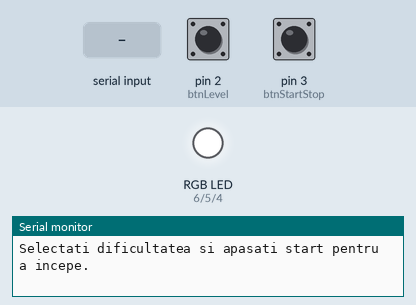
Recording of a program running on a simulated Arduino Uno, built with avr-gcc and run on an emulated ATmega328P. Parts: an RGB LED mixed from three pins (HIGH = lit), the last lines printed to the serial monitor. Inputs (shaded band) come from the test bench; at power-on: pin 3 (btnStartStop) HIGH, pin 2 (btnLevel) HIGH. Random numbers use the default seed unless the program sets one.

Above: at 1.2 s.
1.3 s: pin 3 (btnStartStop) pulled LOW for 0.15 s
At 2.2 s:
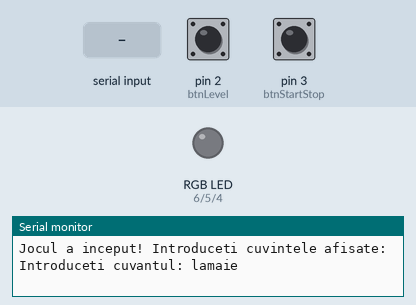
2.9 s: "1\n" received over Serial
At 3.3 s:
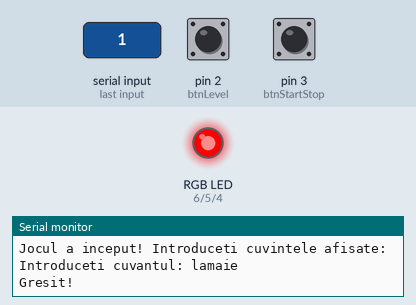
4.9 s: pin 3 (btnStartStop) pulled LOW for 1 s
At 6.2 s:
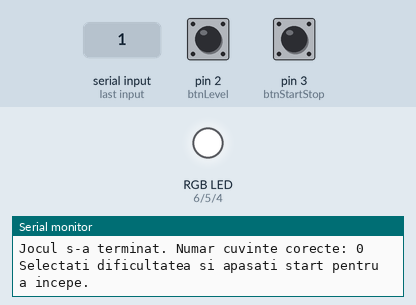
11.5 s: pin 3 (btnStartStop) pulsed LOW 5 times (0.12 s each, 0.3 s apart)
At 13.5 s:
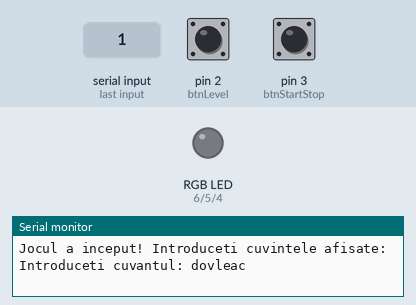
Timing chart, 0 to 44.2 s (numbered marks = the images above; inputs shaded):
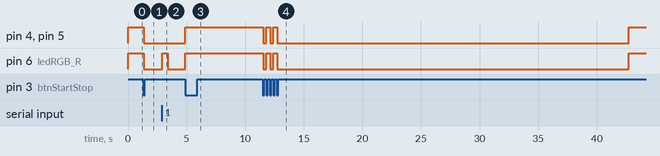

Measured:
- after the input at 1.3 s, pin 4 (ledRGB_B), pin 5 (ledRGB_G), pin 6 (ledRGB_R): HIGH → LOW after 0.06 s
- after the input at 2.9 s, pin 6 (ledRGB_R): LOW → HIGH at once, → LOW 0.50 s later
- after the input at 4.9 s, pin 4 (ledRGB_B), pin 5 (ledRGB_G), pin 6 (ledRGB_R): LOW → HIGH at once
- after the input at 11.5 s, pin 4 (ledRGB_B), pin 5 (ledRGB_G), pin 6 (ledRGB_R): goes LOW 0.24 s, HIGH 0.36 s, LOW 0.24 s, HIGH 0.36 s, LOW 30.0 s, then HIGH, starting after 0.06 s

The program:

main.cpp
```cpp
#include <Arduino.h>

// configuratia pinilor pentru LED RGB si butoane
const int ledRGB_R = 6;
const int ledRGB_G = 5;
const int ledRGB_B = 4;
const int btnStartStop = 3;
const int btnLevel = 2;

// variabile globale
bool inGame = false;
bool awaitingInput = false;
int nrCuvinte = 0;
unsigned long startMillis = 0;
const long gameDuration = 30000; // durata totala a jocului in milisecunde
long currentInterval = 5000;     // interval implicit pentru dificultate
int difficultyLevel = 0;         // 0: easy, 1: medium, 2: hard
unsigned long lastDebounceTimeStartStop = 0; // debounce pentru butonul start/stop
unsigned long lastDebounceTimeLevel = 0; // debounce pentru butonul de dificultate
const unsigned long debounceDelay = 200; // delay mai mare pentru debounce

// dictionar de cuvinte
const char* dictionar[] = {
    "mar", "banana", "cirese", "pruna", "zmeura", "strugure", "morcov",
    "cartof", "patrunjel", "ardei", "castravete", "rosie", "dovleac",
    "portocala", "pepene", "ciuperca", "lamaie", "piersica", "caisa",
    "gutui", "usturoi", "ceapa", "praz", "telina", "pastarnac", "cires"
};
const int dictSize = sizeof(dictionar) / sizeof(dictionar[0]);
String currentWord; // cuvantul curent care trebuie introdus de utilizator

// prototipuri de functii
void setLEDColor(bool red, bool green, bool blue);
void blinkLED(int times);
void startGame();
void stopGame();
void changeDifficulty();
void displayWord();
void checkInput();
void startStopISR();
void difficultyISR();

void setup() {
    pinMode(ledRGB_R, OUTPUT);
    pinMode(ledRGB_G, OUTPUT);
    pinMode(ledRGB_B, OUTPUT);
    pinMode(btnStartStop, INPUT_PULLUP);
    pinMode(btnLevel, INPUT_PULLUP);

    attachInterrupt(digitalPinToInterrupt(btnStartStop), startStopISR, FALLING);
    attachInterrupt(digitalPinToInterrupt(btnLevel), difficultyISR, FALLING);

    setLEDColor(true, true, true); // LED alb in starea initiala

    Serial.begin(9600);
    randomSeed(analogRead(0));

    Serial.println("Selectati dificultatea si apasati start pentru a incepe.");
}

void loop() {
    if (inGame) {
        unsigned long currentMillis = millis();

        // verifica durata totala a jocului
        if (currentMillis - startMillis >= gameDuration) {
            stopGame();
        } else {
            // verifica inputul de la utilizator numai cand asteptam input
            if (awaitingInput && Serial.available() > 0) {
                checkInput();
            }
        }
    }
}

void setLEDColor(bool red, bool green, bool blue) {
    digitalWrite(ledRGB_R, red ? HIGH : LOW);   // HIGH aprinde culoarea rosie
    digitalWrite(ledRGB_G, green ? HIGH : LOW); // HIGH aprinde culoarea verde
    digitalWrite(ledRGB_B, blue ? HIGH : LOW);  // HIGH aprinde culoarea albastra
}

void blinkLED(int times) {
    for (int i = 0; i < times; i++) {
        setLEDColor(true, true, true); // alb
        delay(500);
        setLEDColor(false, false, false); // stins
        delay(500);
    }
}

void startGame() {
    inGame = true;
    awaitingInput = true;
    nrCuvinte = 0;
    startMillis = millis(); // start cronometrul general pentru durata jocului
    blinkLED(3); // numaratoare inversa
    setLEDColor(false, false, false); // stinge LED-ul la inceputul jocului
    Serial.println("Jocul a inceput! Introduceti cuvintele afisate:");
    displayWord(); // afiseaza primul cuvant
}

void stopGame() {
    inGame = false;
    awaitingInput = false;
    setLEDColor(true, true, true); // LED alb la sfarsitul jocului
    Serial.print("Jocul s-a terminat. Numar cuvinte corecte: ");
    Serial.println(nrCuvinte);
    Serial.println("Selectati dificultatea si apasati start pentru a incepe.");
}

void changeDifficulty() {
    difficultyLevel = (difficultyLevel + 1) % 3;
    switch (difficultyLevel) {
        case 0:
            currentInterval = 7000; // timp crescut la 7 secunde pentru modul easy
            Serial.println("Mod easy activat!");
            break;
        case 1:
            currentInterval = 3000; // 3 secunde pentru modul medium
            Serial.println("Mod medium activat!");
            break;
        case 2:
            currentInterval = 1000; // 1 secundă pentru modul hard
            Serial.println("Mod hard activat!");
            break;
    }
}


void displayWord() {
    int randIndex = random(0, dictSize);
    currentWord = String(dictionar[randIndex]); // salveaza cuvantul curent
    Serial.print("Introduceti cuvantul: ");
    Serial.println(currentWord);
    awaitingInput = true; // asteapta inputul utilizatorului
}

void checkInput() {
    String input = Serial.readStringUntil('\n');
    input.trim(); // elimina spatiile albe de la inceput si sfarsit

    if (input.length() == 0) {
        Serial.println("Input gol detectat - astept input valid.");
        return; // iese din functie daca nu a primit input valid
    }

    if (input.equals(currentWord)) { // compara cu cuvantul salvat
        nrCuvinte++;
        setLEDColor(false, true, false); // LED verde pentru raspuns corect
        Serial.println("Corect!");
    } else {
        setLEDColor(true, false, false); // LED rosu pentru raspuns gresit
        Serial.println("Gresit!");
    }

    delay(500);
    setLEDColor(false, false, false); // stingem LED-ul
    awaitingInput = false; // seteaza inputul ca fiind primit
    displayWord(); // afiseaza urmatorul cuvant
}

void startStopISR() {
    unsigned long currentMillis = millis();
    if (currentMillis - lastDebounceTimeStartStop > debounceDelay) {
        if (!inGame) {
            startGame();
        } else {
            stopGame();
        }
        lastDebounceTimeStartStop = currentMillis;
    }
}

void difficultyISR() {
    unsigned long currentMillis = millis();
    if (currentMillis - lastDebounceTimeLevel > debounceDelay) {
        if (!inGame) {
            changeDifficulty();
        }
        lastDebounceTimeLevel = currentMillis;
    }
}
```
